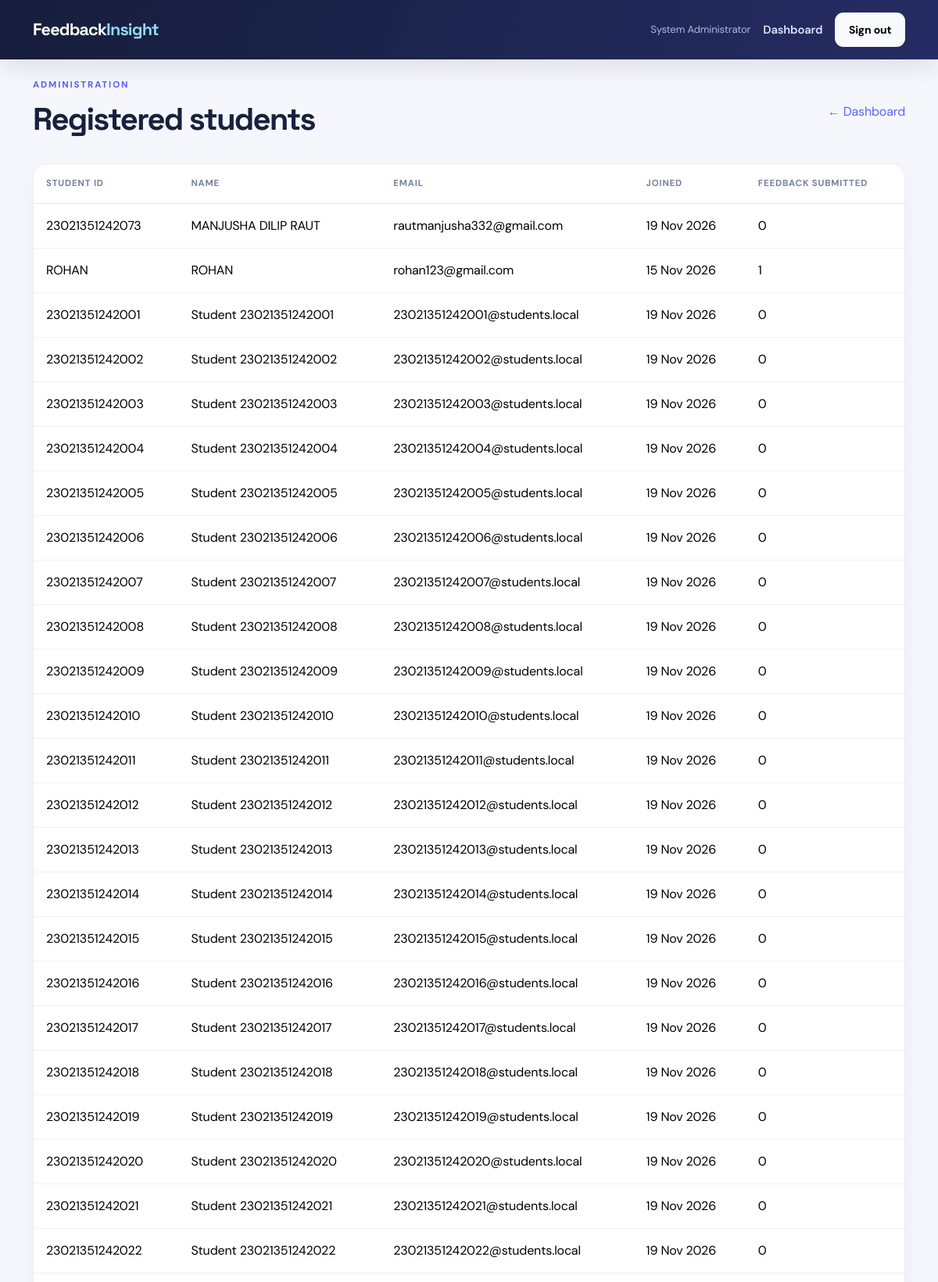
/admin/students (signed in, upper part), run on the app's committed database.
### models.py (models this page shows, shortened)
class Admin(UserMixin, db.Model):
    __tablename__ = "admins"
    id = db.Column(db.Integer, primary_key=True)
    name = db.Column(db.String(120), nullable=False)
    email = db.Column(db.String(150), unique=True, nullable=False, index=True)
    password_hash = db.Column(db.String(255), nullable=False)
    created_at = db.Column(db.DateTime, default=datetime.utcnow, nullable=False)
    @property
    def role(self):
        return "admin"

class Student(UserMixin, db.Model):
    __tablename__ = "students"
    id = db.Column(db.Integer, primary_key=True)
    student_id = db.Column(db.String(30), unique=True, nullable=False, index=True)
    name = db.Column(db.String(120), nullable=False)
    email = db.Column(db.String(150), unique=True, nullable=False, index=True)
    password_hash = db.Column(db.String(255), nullable=False)
    must_change_password = db.Column(db.Boolean, default=True, nullable=False)
    created_at = db.Column(db.DateTime, default=datetime.utcnow, nullable=False)
    feedback = db.relationship("Feedback", back_populates="student", lazy=True)

### app.py (the view)
@app.route("/admin/students")
@admin_required
def manage_students():
    return render_template("students_list.html", students=Student.query.order_by(Student.name).all())

### app.py (called while the page is built)
@login_manager.user_loader
def load_user(user_id):
    user_type, identifier = user_id.split(":", 1) if ":" in user_id else ("student", user_id)
    model = Admin if user_type == "admin" else Student
    return db.session.get(model, int(identifier))

def admin_required(view):
    @wraps(view)
    @login_required
    def wrapped(*args, **kwargs):
        if not isinstance(current_user, Admin):
            flash("Administrator access is required.", "danger")
            return redirect(url_for("student_dashboard"))
        return view(*args, **kwargs)
    return wrapped

@app.context_processor
def inject_globals():
    return {"app_name": "Feedback Insight"}

### templates/students_list.html
{% extends "base.html" %}{% block content %}<div class="d-flex justify-content-between align-items-center mb-4"><div><p class="eyebrow">ADMINISTRATION</p><h1>Registered students</h1></div><a href="{{ url_for('admin_dashboard') }}">← Dashboard</a></div><div class="card border-0 shadow-sm"><div class="table-responsive"><table class="table align-middle mb-0"><thead><tr><th>Student ID</th><th>Name</th><th>Email</th><th>Joined</th><th>Feedback submitted</th></tr></thead><tbody>{% for student in students %}<tr><td>{{ student.student_id }}</td><td>{{ student.name }}</td><td>{{ student.email }}</td><td>{{ student.created_at.strftime('%d %b %Y') }}</td><td>{{ student.feedback|length }}</td></tr>{% else %}<tr><td colspan="5" class="text-center py-4">No students registered yet.</td></tr>{% endfor %}</tbody></table></div></div>{% endblock %}

### templates/base.html (shortened to what this page needs)
<!doctype html>
<html lang="en">
<head>
  <link href="https://cdn.jsdelivr.net/npm/bootstrap@5.3.3/dist/css/bootstrap.min.css" rel="stylesheet">
  <link href="{{ url_for('static', filename='css/style.css') }}" rel="stylesheet">
</head>
<body>
<nav class="navbar navbar-expand-lg navbar-dark app-nav">
  <div class="container"><a class="navbar-brand fw-bold" href="{{ url_for('index') }}">Feedback<span>Insight</span></a>
    <div class="d-flex align-items-center gap-3">
      {% if current_user.is_authenticated %}
        <span class="nav-user">{{ current_user.name }}</span>
        {% if current_user.role == 'admin' %}<a class="nav-link" href="{{ url_for('admin_dashboard') }}">Dashboard</a>
        {% else %}<a class="nav-link" href="{{ url_for('student_dashboard') }}">My feedback</a>{% endif %}
        <a class="btn btn-sm btn-light" href="{{ url_for('logout') }}">Sign out</a>
      {% else %}<a class="nav-link" href="{{ url_for('admin_login') }}">Admin portal</a>{% endif %}
    </div>
  </div>
</nav>
<main class="container py-4">
  {% block content %}{% endblock %}
</main>
</body></html>

### static/css/style.css (style rules this page uses)
:root { --ink:#17213d;--muted:#75809a;--blue:#5b63f6;--blue-dark:#444bd3;--cyan:#22c7d8;--paper:#f6f7fc;--line:#e7e9f2;--white:#fff }
* { box-sizing:border-box }
body { background:var(--paper);color:var(--ink);font-family:'DM Sans',system-ui,sans-serif;letter-spacing:-.01em }
h1,h2,h3,.navbar-brand { font-family:'Space Grotesk',sans-serif }
h1 { font-weight:700;letter-spacing:-.045em }
a { color:var(--blue);text-decoration:none }
.app-nav { background:linear-gradient(110deg,#161d3b,#252c63);box-shadow:0 10px 30px #1820441c;padding:1rem 0 }
.navbar-brand { font-size:1.35rem;letter-spacing:-.04em }
.navbar-brand span { color:#8fdbff }
.navbar .nav-link { color:#dfe3ff!important;font-size:.92rem;font-weight:600 }
.nav-user { color:#aeb8df;font-size:.82rem }
.btn { border-radius:11px;font-weight:700;padding:.72rem 1.1rem;border:0;transition:.2s ease }
.eyebrow { font-size:.72rem;letter-spacing:.16em;font-weight:800;color:var(--blue);margin-bottom:.75rem }
.feature-card,.metric-card,.card { background:var(--white);border:1px solid #eceef6!important;border-radius:18px!important;box-shadow:0 12px 30px #20264d0b!important }
.table { --bs-table-bg:transparent;color:var(--ink);margin:0 }
.table thead th { color:var(--muted);font-size:.72rem;text-transform:uppercase;letter-spacing:.07em;border-bottom:1px solid var(--line);padding:1rem }
.table tbody td { padding:1rem;border-color:#f0f1f6;vertical-align:middle }

### data on the page
Admin: name "System Administrator"
Student: student_id "23021351242073", name "MANJUSHA DILIP RAUT", email "rautmanjusha332@gmail.com", created_at "19 Nov 2026", feedback|length "0"
Student: student_id "ROHAN", name "ROHAN", email "rohan123@gmail.com", created_at "15 Nov 2026", feedback|length "1"
Student: student_id "23021351242001", name "Student 23021351242001", email "23021351242001@students.local", created_at "19 Nov 2026", feedback|length "0"
Student: student_id "23021351242002", name "Student 23021351242002", email "23021351242002@students.local", created_at "19 Nov 2026", feedback|length "0"
Student: student_id "23021351242003", name "Student 23021351242003", email "23021351242003@students.local", created_at "19 Nov 2026", feedback|length "0"
Student: student_id "23021351242004", name "Student 23021351242004", email "23021351242004@students.local", created_at "19 Nov 2026", feedback|length "0"
Student: student_id "23021351242005", name "Student 23021351242005", email "23021351242005@students.local", created_at "19 Nov 2026", feedback|length "0"
Student: student_id "23021351242006", name "Student 23021351242006", email "23021351242006@students.local", created_at "19 Nov 2026", feedback|length "0"
Student: student_id "23021351242007", name "Student 23021351242007", email "23021351242007@students.local", created_at "19 Nov 2026", feedback|length "0"
Student: student_id "23021351242008", name "Student 23021351242008", email "23021351242008@students.local", created_at "19 Nov 2026", feedback|length "0"
Student: student_id "23021351242009", name "Student 23021351242009", email "23021351242009@students.local", created_at "19 Nov 2026", feedback|length "0"
Student: student_id "23021351242010", name "Student 23021351242010", email "23021351242010@students.local", created_at "19 Nov 2026", feedback|length "0"
Student: student_id "23021351242011", name "Student 23021351242011", email "23021351242011@students.local", created_at "19 Nov 2026", feedback|length "0"
Student: student_id "23021351242012", name "Student 23021351242012", email "23021351242012@students.local", created_at "19 Nov 2026", feedback|length "0"
Student: student_id "23021351242013", name "Student 23021351242013", email "23021351242013@students.local", created_at "19 Nov 2026", feedback|length "0"
Student: student_id "23021351242014", name "Student 23021351242014", email "23021351242014@students.local", created_at "19 Nov 2026", feedback|length "0"
Student: student_id "23021351242015", name "Student 23021351242015", email "23021351242015@students.local", created_at "19 Nov 2026", feedback|length "0"
Student: student_id "23021351242016", name "Student 23021351242016", email "23021351242016@students.local", created_at "19 Nov 2026", feedback|length "0"
Student: student_id "23021351242017", name "Student 23021351242017", email "23021351242017@students.local", created_at "19 Nov 2026", feedback|length "0"
Student: student_id "23021351242018", name "Student 23021351242018", email "23021351242018@students.local", created_at "19 Nov 2026", feedback|length "0"
Student: student_id "23021351242019", name "Student 23021351242019", email "23021351242019@students.local", created_at "19 Nov 2026", feedback|length "0"
Student: student_id "23021351242020", name "Student 23021351242020", email "23021351242020@students.local", created_at "19 Nov 2026", feedback|length "0"
Student: student_id "23021351242021", name "Student 23021351242021", email "23021351242021@students.local", created_at "19 Nov 2026", feedback|length "0"
Student: student_id "23021351242022", name "Student 23021351242022", email "23021351242022@students.local", created_at "19 Nov 2026", feedback|length "0"
